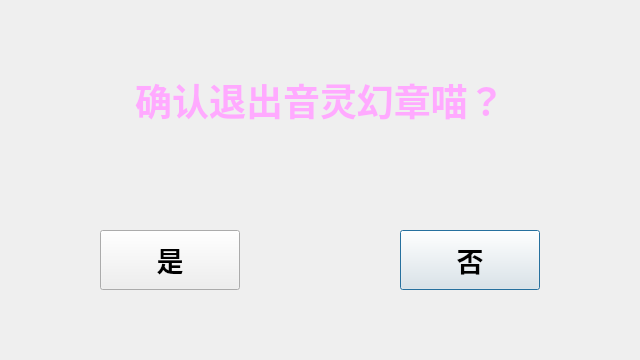
<?xml version="1.0" encoding="UTF-8"?>
<ui version="4.0">
 <class>confirmDialogClass</class>
 <widget class="QDialog" name="confirmDialogClass">
  <property name="geometry">
   <rect>
    <x>0</x>
    <y>0</y>
    <width>640</width>
    <height>360</height>
   </rect>
  </property>
  <property name="minimumSize">
   <size>
    <width>640</width>
    <height>360</height>
   </size>
  </property>
  <property name="maximumSize">
   <size>
    <width>640</width>
    <height>360</height>
   </size>
  </property>
  <property name="font">
   <font>
    <family>Arial</family>
   </font>
  </property>
  <property name="windowTitle">
   <string>confirmDialog</string>
  </property>
  <widget class="QPushButton" name="pushButton_backMenu">
   <property name="geometry">
    <rect>
     <x>400</x>
     <y>230</y>
     <width>140</width>
     <height>60</height>
    </rect>
   </property>
   <property name="font">
    <font>
     <family>思源黑体</family>
     <pointsize>20</pointsize>
     <bold>true</bold>
    </font>
   </property>
   <property name="text">
    <string>否</string>
   </property>
  </widget>
  <widget class="QPushButton" name="pushButton_exit">
   <property name="geometry">
    <rect>
     <x>100</x>
     <y>230</y>
     <width>140</width>
     <height>60</height>
    </rect>
   </property>
   <property name="font">
    <font>
     <family>思源黑体</family>
     <pointsize>20</pointsize>
     <bold>true</bold>
    </font>
   </property>
   <property name="text">
    <string>是</string>
   </property>
   <property name="flat">
    <bool>false</bool>
   </property>
  </widget>
  <widget class="QLabel" name="label_message">
   <property name="geometry">
    <rect>
     <x>120</x>
     <y>50</y>
     <width>400</width>
     <height>100</height>
    </rect>
   </property>
   <property name="font">
    <font>
     <family>方正舒体</family>
     <pointsize>28</pointsize>
     <bold>true</bold>
    </font>
   </property>
   <property name="styleSheet">
    <string notr="true">color: rgb(255, 170, 255);</string>
   </property>
   <property name="text">
    <string>确认退出音灵幻章喵？</string>
   </property>
   <property name="alignment">
    <set>Qt::AlignmentFlag::AlignCenter</set>
   </property>
  </widget>
  <widget class="QLabel" name="background">
   <property name="geometry">
    <rect>
     <x>0</x>
     <y>0</y>
     <width>640</width>
     <height>360</height>
    </rect>
   </property>
   <property name="minimumSize">
    <size>
     <width>640</width>
     <height>360</height>
    </size>
   </property>
   <property name="maximumSize">
    <size>
     <width>640</width>
     <height>360</height>
    </size>
   </property>
   <property name="text">
    <string/>
   </property>
  </widget>
  <zorder>background</zorder>
  <zorder>pushButton_backMenu</zorder>
  <zorder>pushButton_exit</zorder>
  <zorder>label_message</zorder>
 </widget>
 <layoutdefault spacing="6" margin="11"/>
 <resources/>
 <connections/>
</ui>
